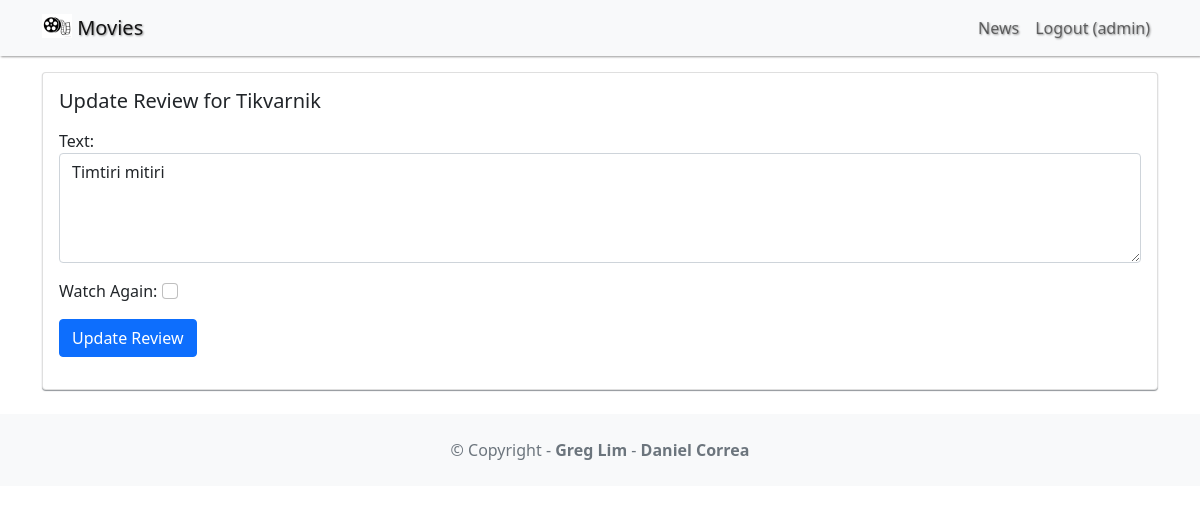
/movie/review/2 (signed in), run on an earlier commit of the app's database.
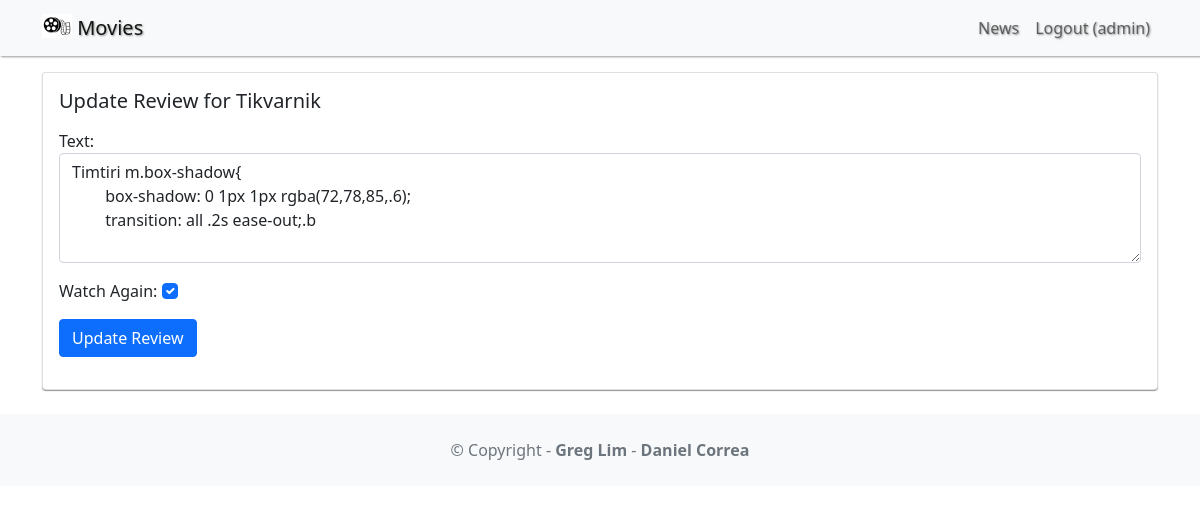
And on a later commit of the database.
### movie/models.py (models this page shows, shortened)
class Review(models.Model):
   text = models.CharField(max_length=100)
   date = models.DateTimeField(auto_now_add=True)
   user = models.ForeignKey(User, on_delete=models.CASCADE)
   movie = models.ForeignKey( Movie, on_delete=models.CASCADE )
   watchAgain = models.BooleanField()

class Movie(models.Model):
   title = models.CharField(max_length=100)
   description = models.CharField(max_length=250)
   image = models.ImageField(upload_to='movie/images/')
   url = models.URLField(blank=True)

### movie/views.py (the view, shortened to what this page needs)
# urls.py: path('review/<int:review_id>', views.updatereview, name='updatereview'),
@login_required
def updatereview(request, review_id):
   review = get_object_or_404( Review, pk=review_id, user=request.user)
   if request.method == 'GET':
      form = ReviewForm(instance=review)
      return render(request, 'updatereview.html', {'review': review, 'form': form})

### movie/forms.py
class ReviewForm(forms.ModelForm):
   def __init__(self, *args, **kwargs):
      super(forms.ModelForm, self).__init__(*args, **kwargs)
      self.fields['text'].widget.attrs.update( {'class': 'form-control'})
      self.fields['watchAgain'].widget.attrs.update({'class': 'form-check-input'})
   class Meta:
      model = Review
      fields = ['text','watchAgain']
      labels = {
         'watchAgain': ('Watch Again')
      }
      widgets = {
         'text': forms.Textarea(attrs={'rows': 4}),
      }

### movie/templates/updatereview.html (shortened to what this page needs)
{% extends 'base.html' %}
{% block content %}
	<div class="card mb-3">
		<div class="row g-0">
			<div>
				<div class="card-body">
					<h5 class="card-title">
						Update Review for
						{{ review.movie.title }}
					</h5>
					<p class="card-text">
						<form method="POST">
							{{ form.as_p }}
							<button type="submit" class="btn btn-primary">
								Update Review
							</button>
						</form>
					</p>
				</div>
			</div>
		</div>
	</div>
{% endblock content %}

What changed in the data, as far as the page shows it:
changed Review "Tikvarnik": text "Timtiri mitiri" → "Timtiri m.box-shadow{ box-shadow: 0 1px 1px rgba(72,78,85,.6); transition: all .2s ease-out;.b"; watchAgain "☐" → "☑"
